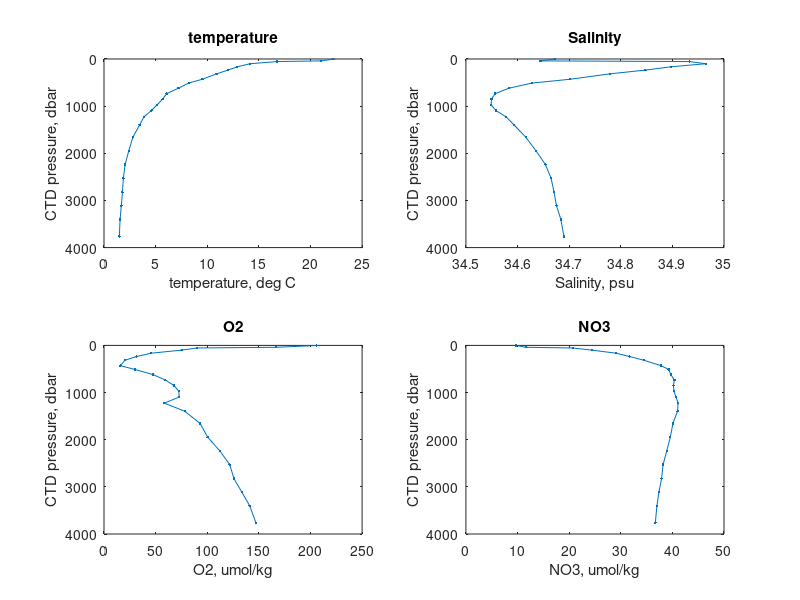
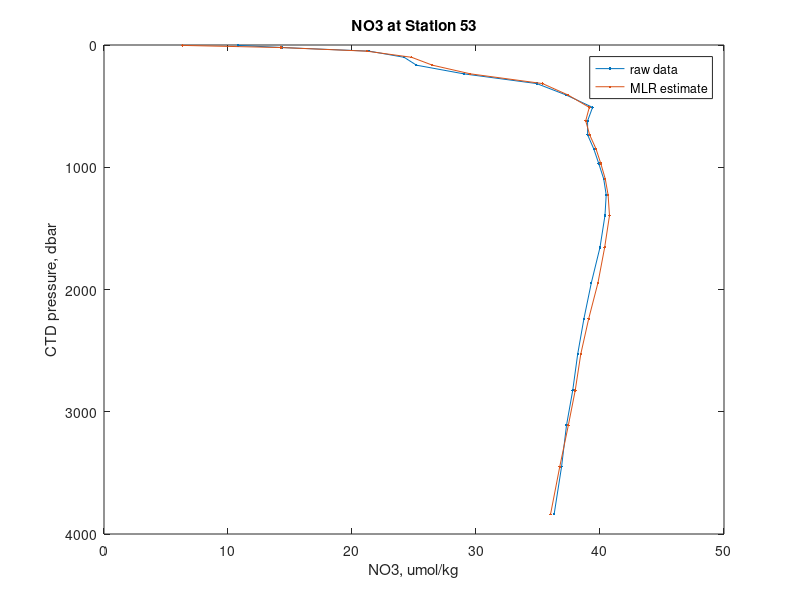

MATLAB code for these plots, in order:
%% Multiple Linear Regression
% Go-SHIP line P18

close all
clear all
%%
data=csvread('33RO20161119_hy1.csv',152,2);
stn=data(:,1);
lat=data(:,8);
lon=data(:,9);
p=data(:,11);
t=data(:,12);
sp=data(:,13);
o2=data(:,19);
no3=data(:,23);
%%
% quick look at a single station
ind = (stn==50);
% 
subplot(2,2,1)
plot(t(ind),p(ind),'.-');
xlabel('temperature, deg C')
title('temperature')
ylabel('CTD pressure, dbar')
set(gca,'Ydir','rev')
%
subplot(2,2,2)
plot(sp(ind),p(ind),'.-')
xlabel('Salinity, psu')
title('Salinity')
ylabel('CTD pressure, dbar')
set(gca,'Ydir','rev')
% 
subplot(2,2,3)
plot(o2(ind),p(ind),'.-')
xlabel('O2, umol/kg')
title('O2')
ylabel('CTD pressure, dbar')
set(gca,'Ydir','rev')
% 
subplot(2,2,4)
plot(no3(ind),p(ind),'.-')
xlabel('NO3, umol/kg')
title('NO3')
set(gca,'Ydir','rev')
ylabel('CTD pressure, dbar')
% Can we use multiple linear regression to estimate NO3 as a function of (T,S,P,O2)?

% Use station 50 to establish a relationship 
% 
ind=(stn==50);
N=sum(ind);
A=ones(N,5);
b=zeros(N,1);
A(:,1)=t(ind);
A(:,2)=sp(ind);
A(:,3)=p(ind);
A(:,4)=o2(ind);
b=no3(ind);
xvec=A\b;
%%
% validate using a station
% 
STN=53;
ind = (stn==STN);
N=sum(ind);
A=ones(N,5);
A(:,1)=t(ind);
A(:,2)=sp(ind);
A(:,3)=p(ind);
A(:,4)=o2(ind);
cest=A*xvec;
%
% quick look at a single station
figure;
plot(no3(ind),p(ind),'.-');
hold on;
plot(cest,p(ind),'.-');
xlabel('NO3, umol/kg')
legend({'raw data' 'MLR estimate'});
set(gca,'Ydir','rev')
title(['NO3 at Station ',num2str(STN)]);
ylabel('CTD pressure, dbar');